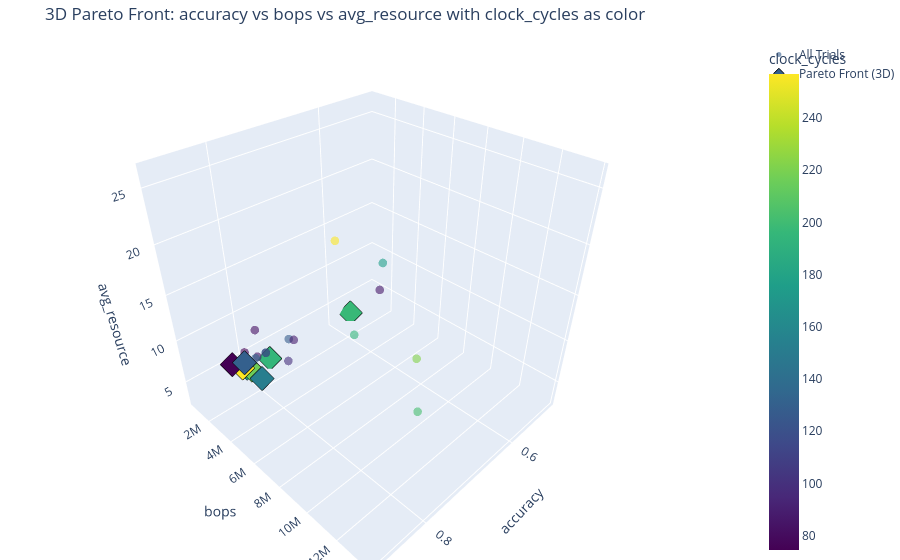

Write notebook code for a chart like this one.
### Markdown cell above
## Analyzing the Global Search Results
The search is complete! The results contain the performance of every architecture tried. Let's visualize the Pareto fronts to understand the trade-offs.

### Code cell
results_df_mlp = pd.DataFrame(searcher_mlp.results)

if not results_df_mlp.empty:
    print("\n--- Visualizing Hardware-Aware Pareto Fronts ---")
    # Rename 'performance_metric' to 'accuracy' for clearer plot labels
    results_df_mlp.rename(columns={'performance_metric': 'accuracy'}, inplace=True)
    OBJECTIVE_INFO_HW[0] = ('accuracy', True)
    
    plot_pareto_fronts(results_df_mlp, OBJECTIVE_INFO_HW, save_dir=searcher_mlp.results_dir)
    
    print("\n--- Generating 3D Pareto Front Heatmap ---")
    plot_3d_pareto_front_heatmap(results_df_mlp, OBJECTIVE_INFO_HW, save_dir=searcher_mlp.results_dir)
    
    print(f"\nMLP search plots saved to: {searcher_mlp.results_dir}")
else:
    print("MLP search did not yield any results.")

### Figure 1 — Plotly figure (JSON) as saved in the notebook; plotly's stock layout.template omitted (floating-point values rounded to 4 significant figures)
{"data": [{"hoverinfo": "text+x+y+z", "marker": {"color": [128.0, 74.49, 222.7, 86.12, 202.2, 82.63, 108.4, 93.93, 99.39, 82.33, 81.58, 81.17, 134.7, 176.3, 99.61, 89.08, 99.27, 91.48, 85.51, 194.7, 75.24, 88.62, 134.7, 256.9, 91.24], "colorbar": {"title": {"text": "clock_cycles"}}, "colorscale": [[0, "#440154"], [0.1111, "#482878"], [0.2222, "#3e4989"], [0.3333, "#31688e"], [0.4444, "#26828e"], [0.5556, "#1f9e89"], [0.6667, "#35b779"], [0.7778, "#6ece58"], [0.8889, "#b5de2b"], [1, "#fde725"]], "opacity": 0.6, "size": 5}, "mode": "markers", "name": "All Trials", "text": ["Trial 0", "Trial 1", "Trial 2", "Trial 3", "Trial 4", "Trial 5", "Trial 6", "Trial 7", "Trial 8", "Trial 9", "Trial 10", "Trial 11", "Trial 12", "Trial 13", "Trial 14", "Trial 15", "Trial 16", "Trial 17", "Trial 18", "Trial 19", "Trial 20", "Trial 21", "Trial 22", "Trial 23", "Trial 24"], "type": "scatter3d", "x": [0.8007, 0.8507, 0.8231, 0.4963, 0.8163, 0.8893, 0.8436, 0.8132, 0.8293, 0.81, 0.8666, 0.7936, 0.7791, 0.7636, 0.846, 0.8083, 0.8177, 0.5562, 0.8899, 0.8455, 0.8554, 0.7088, 0.7993, 0.8418, 0.75], "y": [5115000.0, 3703000.0, 13750000.0, 1345000.0, 13750000.0, 5761000.0, 2938000.0, 2028000.0, 2028000.0, 2602000.0, 5761000.0, 2602000.0, 1820000.0, 10140000.0, 7053000.0, 1293000.0, 2028000.0, 646600.0, 7053000.0, 11340000.0, 2584000.0, 1293000.0, 1820000.0, 10330000.0, 646600.0], "z": [11.75, 10.51, 19.73, 4.83, 14.73, 13.03, 8.147, 5.178, 6.058, 7.38, 15.54, 7.275, 5.945, 22.45, 13.04, 4.42, 6.43, 2.762, 12.86, 19.99, 8.065, 4.623, 5.945, 26.27, 2.873]}, {"hoverinfo": "text+x+y+z", "marker": {"color": [82.63, 93.93, 99.39, 89.08, 91.48, 85.51, 75.24, 91.24], "colorscale": [[0, "#440154"], [0.1111, "#482878"], [0.2222, "#3e4989"], [0.3333, "#31688e"], [0.4444, "#26828e"], [0.5556, "#1f9e89"], [0.6667, "#35b779"], [0.7778, "#6ece58"], [0.8889, "#b5de2b"], [1, "#fde725"]], "line": {"color": "black", "width": 1}, "size": 8, "symbol": "diamond"}, "mode": "markers", "name": "Pareto Front (3D)", "text": ["Trial 5", "Trial 7", "Trial 8", "Trial 15", "Trial 17", "Trial 18", "Trial 20", "Trial 24"], "type": "scatter3d", "x": [0.8893, 0.8132, 0.8293, 0.8083, 0.5562, 0.8899, 0.8554, 0.75], "y": [5761000.0, 2028000.0, 2028000.0, 1293000.0, 646600.0, 7053000.0, 2584000.0, 646600.0], "z": [13.03, 5.178, 6.058, 4.42, 2.762, 12.86, 8.065, 2.873]}], "layout": {"margin": {"b": 0, "l": 0, "r": 0, "t": 40}, "scene": {"xaxis": {"title": {"text": "accuracy"}}, "yaxis": {"title": {"text": "bops"}}, "zaxis": {"title": {"text": "avg_resource"}}}, "title": {"text": "3D Pareto Front: accuracy vs bops vs avg_resource with clock_cycles as color"}}}
